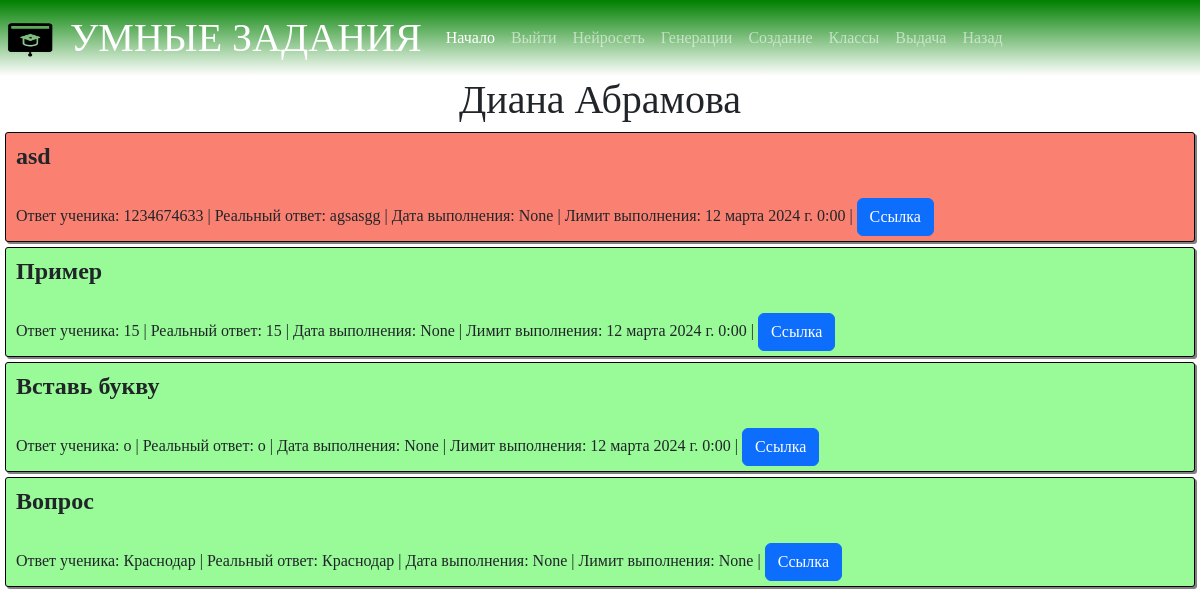
Page /lk/teacher_classes/student_task_list/3 (signed in) on the committed database.
### main/models.py (models this page shows, shortened)
class Student(models.Model):
    user = models.ForeignKey(User, verbose_name="Пользователь", on_delete=models.CASCADE, unique=True)
    grade = models.ForeignKey(Grade, verbose_name="Класс", on_delete=models.CASCADE)
    level_of_knowledge = models.IntegerField("Уровень знаний", default=0)
    class Meta:
        verbose_name = 'Ученик'
        verbose_name_plural = "Ученики"

class User(AbstractUser):
    user_type = models.ForeignKey(UserType, verbose_name="Тип пользователя", on_delete=models.SET_NULL, blank=True,
                                  null=True)
    phone_number = models.CharField("Телефон", max_length=15, blank=True, null=True)
    class Meta:
        verbose_name = 'Пользователь'
        verbose_name_plural = "Пользователи"

class StudentTask(models.Model):
    task = models.ForeignKey(Task, verbose_name='Задание', on_delete=models.CASCADE)
    student = models.ForeignKey(Student, verbose_name="Ученик", on_delete=models.CASCADE)
    teacher = models.ForeignKey(Teacher, verbose_name="Учитель", on_delete=models.CASCADE)
    student_answer = models.TextField("Ответ ученика")
    is_right = models.BooleanField("Правильно?", blank=True, null=True)
    teacher_check = models.BooleanField("Нужна проверка?", default=False)
    teaher_comment = models.TextField("Комментарий учителя", blank=True, null=True)
    get_date = models.DateTimeField("Дата выдачи", auto_now_add=True)
    done_date = models.DateTimeField("Дата выполнения", null=True, blank=True)
    limite_date = models.DateTimeField("Лимит выполнения", null=True, blank=True)
    class Meta:
        verbose_name = 'Задание ученика'
        verbose_name_plural = "Задания учеников"

class Task(models.Model):
    name = models.CharField("Название", max_length=255, default="")
    grade = models.IntegerField("Класс")
    level_of_knowledge = models.IntegerField("Уровень знаний")
    task_text = models.TextField("Текст задания")
    answer = models.CharField("Ответ", max_length=255, null=True, blank=True)
    subject = models.ForeignKey(Subject, verbose_name="Предмет", on_delete=models.CASCADE)
    theme = models.ForeignKey(Theme, verbose_name="Тема", on_delete=models.CASCADE, null=True, blank=True)
    is_neural = models.BooleanField("Написано нейросетью?", default=False)
    teacher_check = models.BooleanField("Нужна проверка?", default=False)
    class Meta:
        verbose_name = 'Задание'
        verbose_name_plural = "Задания"

### main/views.py (the view)
# urls.py: path("lk/teacher_classes/student_task_list/<int:student_id>", views.student_task_list_teacher,
def student_task_list_teacher(request, student_id):
    student = models.Student.objects.get(id=student_id)
    tasks = models.StudentTask.objects.filter(student__id=student_id)
    return render(request, "student_task_list_teacher.html", {
        "tasks": tasks,
        "student": student
    })

### main/templates/student_task_list_teacher.html
{% extends "base.html" %}
{% block content %}
    <h1>{{student.user.first_name}} {{student.user.last_name}}</h1>
    {% for task in tasks %}
        <div class="tasklist" style="{% if  task.is_right%}background-color: #98FB98{% else %}background-color: #FA8072{% endif %}">
            <div class="oneLine" style="font-size:1.5rem; font-weight:bold">{{task.task.name}}</div>
            <br>
            <br>
            <div class="oneLine">Ответ ученика: {{task.student_answer}}</div>
            <div class="oneLine">|       Реальный ответ: {{task.task.answer}}</div>
            <div class="oneLine">|       Дата выполнения: {{task.done_date}}</div>
            <div class="oneLine">|       Лимит выполнения: {{task.limite_date}}</div>
            <div class="oneLine">|       <a class="btn btn-primary" href= "{% url "student_task_teacher" task.id%}">Ссылка</a></div>
        </div>
    {% endfor %}
{% endblock %}

### static/css/main.css (style rules this page uses)
html, body { height: 100%; }
body { margin: 0; background: whitesmoke; }
h1 { font-family: Didot ; color: Green; text-align: center; }
a { color: darkgrey; }
.tasklist { border: solid black 1px; margin: 5px; padding-top: 5px; padding-bottom: 5px; padding-left: 10px; box-shadow: 2px 2px gray; border-radius: 3px; }
.oneLine { display: inline-block; }
* { font-family: Verdana; }

### rows in the picture
Student: user.first_name "Диана", user.last_name "Абрамова"
StudentTask: task.name "asd", student_answer "1234674633", task.answer "agsasgg", done_date "None", limite_date "12 марта 2024 г. 0:00"
StudentTask: task.name "Пример", student_answer "15", task.answer "15", done_date "None", limite_date "12 марта 2024 г. 0:00"
StudentTask: task.name "Вставь букву", student_answer "о", task.answer "о", done_date "None", limite_date "12 марта 2024 г. 0:00"
StudentTask: task.name "Вопрос", student_answer "Краснодар", task.answer "Краснодар", done_date "None", limite_date "None"
